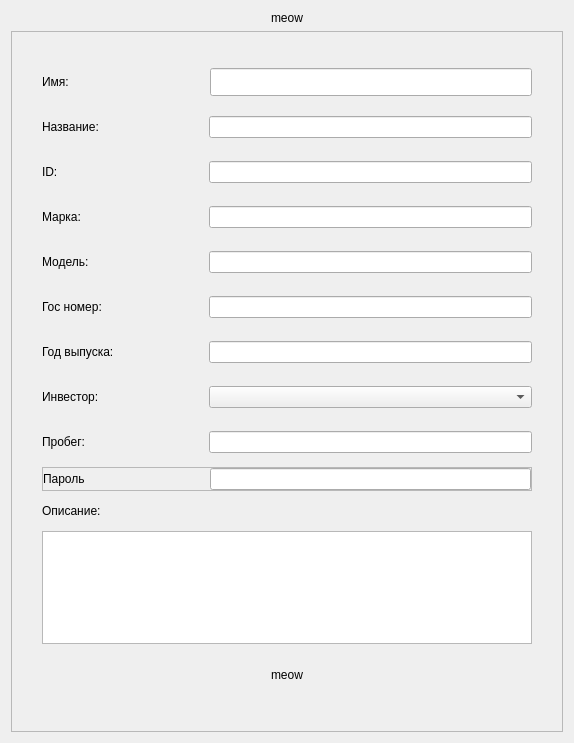
<?xml version="1.0" encoding="UTF-8"?>
<ui version="4.0">
 <class>addUpdateWindow</class>
 <widget class="QWidget" name="addUpdateWindow">
  <property name="geometry">
   <rect>
    <x>0</x>
    <y>0</y>
    <width>574</width>
    <height>743</height>
   </rect>
  </property>
  <property name="windowTitle">
   <string>ECO TAXI</string>
  </property>
  <layout class="QVBoxLayout" name="verticalLayout_2" stretch="0,0">
   <item alignment="Qt::AlignHCenter|Qt::AlignVCenter">
    <widget class="QLabel" name="Header">
     <property name="text">
      <string>meow</string>
     </property>
    </widget>
   </item>
   <item>
    <widget class="QFrame" name="frame">
     <property name="minimumSize">
      <size>
       <width>550</width>
       <height>0</height>
      </size>
     </property>
     <property name="frameShape">
      <enum>QFrame::StyledPanel</enum>
     </property>
     <property name="frameShadow">
      <enum>QFrame::Raised</enum>
     </property>
     <layout class="QVBoxLayout" name="verticalLayout">
      <property name="spacing">
       <number>5</number>
      </property>
      <property name="leftMargin">
       <number>30</number>
      </property>
      <property name="topMargin">
       <number>30</number>
      </property>
      <property name="rightMargin">
       <number>30</number>
      </property>
      <property name="bottomMargin">
       <number>30</number>
      </property>
      <item>
       <widget class="QFrame" name="NameFrame">
        <property name="minimumSize">
         <size>
          <width>0</width>
          <height>40</height>
         </size>
        </property>
        <property name="maximumSize">
         <size>
          <width>16777215</width>
          <height>40</height>
         </size>
        </property>
        <layout class="QHBoxLayout" name="NameLayout" stretch="1,2">
         <property name="spacing">
          <number>7</number>
         </property>
         <property name="leftMargin">
          <number>0</number>
         </property>
         <property name="topMargin">
          <number>0</number>
         </property>
         <property name="rightMargin">
          <number>0</number>
         </property>
         <property name="bottomMargin">
          <number>0</number>
         </property>
         <item alignment="Qt::AlignVCenter">
          <widget class="QLabel" name="NameLabel">
           <property name="minimumSize">
            <size>
             <width>0</width>
             <height>28</height>
            </size>
           </property>
           <property name="text">
            <string>Имя:</string>
           </property>
          </widget>
         </item>
         <item alignment="Qt::AlignVCenter">
          <widget class="QLineEdit" name="NameEdit">
           <property name="minimumSize">
            <size>
             <width>0</width>
             <height>28</height>
            </size>
           </property>
          </widget>
         </item>
        </layout>
       </widget>
      </item>
      <item>
       <widget class="QFrame" name="TitleFrame">
        <property name="minimumSize">
         <size>
          <width>0</width>
          <height>40</height>
         </size>
        </property>
        <property name="maximumSize">
         <size>
          <width>16777215</width>
          <height>40</height>
         </size>
        </property>
        <layout class="QHBoxLayout" name="TitleLayout" stretch="1,2">
         <property name="leftMargin">
          <number>0</number>
         </property>
         <property name="topMargin">
          <number>0</number>
         </property>
         <property name="rightMargin">
          <number>0</number>
         </property>
         <property name="bottomMargin">
          <number>0</number>
         </property>
         <item alignment="Qt::AlignVCenter">
          <widget class="QLabel" name="TitleLabel">
           <property name="minimumSize">
            <size>
             <width>0</width>
             <height>28</height>
            </size>
           </property>
           <property name="text">
            <string>Название:</string>
           </property>
          </widget>
         </item>
         <item alignment="Qt::AlignVCenter">
          <widget class="QLineEdit" name="TitleEdit"/>
         </item>
        </layout>
       </widget>
      </item>
      <item>
       <widget class="QFrame" name="IdFrame">
        <property name="minimumSize">
         <size>
          <width>0</width>
          <height>40</height>
         </size>
        </property>
        <property name="maximumSize">
         <size>
          <width>16777215</width>
          <height>40</height>
         </size>
        </property>
        <layout class="QHBoxLayout" name="IdLayout" stretch="1,2">
         <property name="leftMargin">
          <number>0</number>
         </property>
         <property name="topMargin">
          <number>0</number>
         </property>
         <property name="rightMargin">
          <number>0</number>
         </property>
         <property name="bottomMargin">
          <number>0</number>
         </property>
         <item alignment="Qt::AlignVCenter">
          <widget class="QLabel" name="IdLabel">
           <property name="minimumSize">
            <size>
             <width>0</width>
             <height>28</height>
            </size>
           </property>
           <property name="text">
            <string>ID:</string>
           </property>
          </widget>
         </item>
         <item alignment="Qt::AlignVCenter">
          <widget class="QLineEdit" name="IdEdit"/>
         </item>
        </layout>
       </widget>
      </item>
      <item>
       <widget class="QFrame" name="BrandFrame">
        <property name="minimumSize">
         <size>
          <width>0</width>
          <height>40</height>
         </size>
        </property>
        <property name="maximumSize">
         <size>
          <width>16777215</width>
          <height>40</height>
         </size>
        </property>
        <layout class="QHBoxLayout" name="BrandLayout" stretch="1,2">
         <property name="leftMargin">
          <number>0</number>
         </property>
         <property name="topMargin">
          <number>0</number>
         </property>
         <property name="rightMargin">
          <number>0</number>
         </property>
         <property name="bottomMargin">
          <number>0</number>
         </property>
         <item alignment="Qt::AlignVCenter">
          <widget class="QLabel" name="BrandLabel">
           <property name="minimumSize">
            <size>
             <width>0</width>
             <height>28</height>
            </size>
           </property>
           <property name="text">
            <string>Марка:</string>
           </property>
          </widget>
         </item>
         <item>
          <widget class="QLineEdit" name="BrandEdit"/>
         </item>
        </layout>
       </widget>
      </item>
      <item>
       <widget class="QFrame" name="ModelFrame">
        <property name="minimumSize">
         <size>
          <width>0</width>
          <height>40</height>
         </size>
        </property>
        <property name="maximumSize">
         <size>
          <width>16777215</width>
          <height>40</height>
         </size>
        </property>
        <layout class="QHBoxLayout" name="ModelLayout" stretch="1,2">
         <property name="leftMargin">
          <number>0</number>
         </property>
         <property name="topMargin">
          <number>0</number>
         </property>
         <property name="rightMargin">
          <number>0</number>
         </property>
         <property name="bottomMargin">
          <number>0</number>
         </property>
         <item alignment="Qt::AlignVCenter">
          <widget class="QLabel" name="ModelLabel">
           <property name="minimumSize">
            <size>
             <width>0</width>
             <height>28</height>
            </size>
           </property>
           <property name="text">
            <string>Модель:</string>
           </property>
          </widget>
         </item>
         <item alignment="Qt::AlignVCenter">
          <widget class="QLineEdit" name="ModelEdit"/>
         </item>
        </layout>
       </widget>
      </item>
      <item>
       <widget class="QFrame" name="LicenseFrame">
        <property name="minimumSize">
         <size>
          <width>0</width>
          <height>40</height>
         </size>
        </property>
        <property name="maximumSize">
         <size>
          <width>16777215</width>
          <height>40</height>
         </size>
        </property>
        <layout class="QHBoxLayout" name="LicenseLayout" stretch="1,2">
         <property name="leftMargin">
          <number>0</number>
         </property>
         <property name="topMargin">
          <number>0</number>
         </property>
         <property name="rightMargin">
          <number>0</number>
         </property>
         <property name="bottomMargin">
          <number>0</number>
         </property>
         <item alignment="Qt::AlignVCenter">
          <widget class="QLabel" name="LicenseLabel">
           <property name="minimumSize">
            <size>
             <width>0</width>
             <height>28</height>
            </size>
           </property>
           <property name="text">
            <string>Гос номер:</string>
           </property>
          </widget>
         </item>
         <item alignment="Qt::AlignVCenter">
          <widget class="QLineEdit" name="LicenseEdit"/>
         </item>
        </layout>
       </widget>
      </item>
      <item>
       <widget class="QFrame" name="YearFrame">
        <property name="minimumSize">
         <size>
          <width>0</width>
          <height>40</height>
         </size>
        </property>
        <property name="maximumSize">
         <size>
          <width>16777215</width>
          <height>40</height>
         </size>
        </property>
        <layout class="QHBoxLayout" name="YearLayout" stretch="1,2">
         <property name="leftMargin">
          <number>0</number>
         </property>
         <property name="topMargin">
          <number>0</number>
         </property>
         <property name="rightMargin">
          <number>0</number>
         </property>
         <property name="bottomMargin">
          <number>0</number>
         </property>
         <item>
          <widget class="QLabel" name="YearLabel">
           <property name="minimumSize">
            <size>
             <width>0</width>
             <height>28</height>
            </size>
           </property>
           <property name="text">
            <string>Год выпуска:</string>
           </property>
          </widget>
         </item>
         <item alignment="Qt::AlignVCenter">
          <widget class="QLineEdit" name="YearEdit"/>
         </item>
        </layout>
       </widget>
      </item>
      <item>
       <widget class="QFrame" name="InvestorFrame">
        <property name="minimumSize">
         <size>
          <width>0</width>
          <height>40</height>
         </size>
        </property>
        <property name="maximumSize">
         <size>
          <width>16777215</width>
          <height>40</height>
         </size>
        </property>
        <layout class="QHBoxLayout" name="InvestorLayout" stretch="1,2">
         <property name="leftMargin">
          <number>0</number>
         </property>
         <property name="topMargin">
          <number>0</number>
         </property>
         <property name="rightMargin">
          <number>0</number>
         </property>
         <property name="bottomMargin">
          <number>0</number>
         </property>
         <item>
          <widget class="QLabel" name="InvestorLabel">
           <property name="minimumSize">
            <size>
             <width>0</width>
             <height>28</height>
            </size>
           </property>
           <property name="text">
            <string>Инвестор:</string>
           </property>
          </widget>
         </item>
         <item>
          <widget class="QComboBox" name="investorBox"/>
         </item>
        </layout>
       </widget>
      </item>
      <item>
       <widget class="QFrame" name="MilleageFrame">
        <property name="minimumSize">
         <size>
          <width>0</width>
          <height>40</height>
         </size>
        </property>
        <property name="maximumSize">
         <size>
          <width>16777215</width>
          <height>40</height>
         </size>
        </property>
        <layout class="QHBoxLayout" name="MilleageLayout" stretch="1,2">
         <property name="leftMargin">
          <number>0</number>
         </property>
         <property name="topMargin">
          <number>0</number>
         </property>
         <property name="rightMargin">
          <number>0</number>
         </property>
         <property name="bottomMargin">
          <number>0</number>
         </property>
         <item alignment="Qt::AlignVCenter">
          <widget class="QLabel" name="MilleageLabel">
           <property name="minimumSize">
            <size>
             <width>0</width>
             <height>28</height>
            </size>
           </property>
           <property name="text">
            <string>Пробег:</string>
           </property>
          </widget>
         </item>
         <item alignment="Qt::AlignVCenter">
          <widget class="QLineEdit" name="MilleageEdit"/>
         </item>
        </layout>
       </widget>
      </item>
      <item>
       <widget class="QFrame" name="PasswordFrame">
        <property name="frameShape">
         <enum>QFrame::StyledPanel</enum>
        </property>
        <property name="frameShadow">
         <enum>QFrame::Raised</enum>
        </property>
        <layout class="QHBoxLayout" name="horizontalLayout" stretch="1,2">
         <property name="leftMargin">
          <number>0</number>
         </property>
         <property name="topMargin">
          <number>0</number>
         </property>
         <property name="rightMargin">
          <number>0</number>
         </property>
         <property name="bottomMargin">
          <number>0</number>
         </property>
         <item>
          <widget class="QLabel" name="PasswordLabel">
           <property name="text">
            <string>Пароль</string>
           </property>
          </widget>
         </item>
         <item>
          <widget class="QLineEdit" name="PasswordEdit"/>
         </item>
        </layout>
       </widget>
      </item>
      <item>
       <widget class="QLabel" name="DescLabel">
        <property name="minimumSize">
         <size>
          <width>0</width>
          <height>30</height>
         </size>
        </property>
        <property name="maximumSize">
         <size>
          <width>16777215</width>
          <height>30</height>
         </size>
        </property>
        <property name="text">
         <string>Описание:</string>
        </property>
       </widget>
      </item>
      <item>
       <widget class="QTextEdit" name="DescEdit">
        <property name="minimumSize">
         <size>
          <width>0</width>
          <height>100</height>
         </size>
        </property>
        <property name="maximumSize">
         <size>
          <width>16777215</width>
          <height>150</height>
         </size>
        </property>
       </widget>
      </item>
      <item alignment="Qt::AlignHCenter">
       <widget class="QPushButton" name="pushButton">
        <property name="minimumSize">
         <size>
          <width>250</width>
          <height>52</height>
         </size>
        </property>
        <property name="styleSheet">
         <string notr="true"/>
        </property>
        <property name="text">
         <string>meow</string>
        </property>
        <property name="flat">
         <bool>true</bool>
        </property>
       </widget>
      </item>
     </layout>
    </widget>
   </item>
  </layout>
 </widget>
 <resources/>
 <connections/>
</ui>
